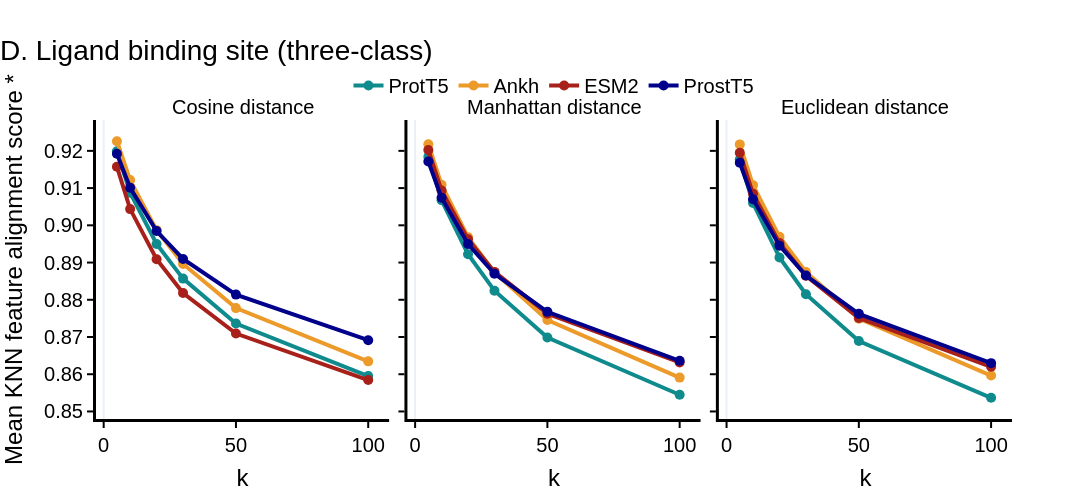

The notebook cell this image was saved under:
### Markdown cell above
### Reformat plot
Change layout to fit with other plots.

### Code cell
import sys, os
import pandas as pd
import plotly
import plotly.express as px

sys.path.append('/home/unix/vkrhk/EmmaEmb/EmmaEmb/analysis/figs')
import fig_utils

output_dir = '/home/unix/vkrhk/EmmaEmb/EmmaEmb/img/figs'
filename = f'{output_dir}/3a.csv'

if os.path.isfile(filename):
    df_for_fig_utils = pd.read_csv(filename)
else:   
    df_for_fig_utils = df[['k', 'Embedding Space', 'kNN score', 'metric']]
    df_for_fig_utils.rename(columns={"kNN score": "Fraction"}, inplace=True)
    df_for_fig_utils[df_for_fig_utils[['Embedding Space']] == 'ANKH'] = 'Ankh'
    df_for_fig_utils.to_csv('/home/unix/vkrhk/EmmaEmb/EmmaEmb/analysis/figs/tmp/3a.csv', index=False)

fig = fig_utils.plot_knn_alignment_lines_model(df_for_fig_utils, 
                                         facet_col='metric', 
                                         color_col='Embedding Space', 
                                         y_title="Mean KNN feature alignment score *",
                                         facet_aliases={'cosine': 'Cosine distance', 'euclidean': 'Euclidean distance', 'cityblock': 'Manhattan distance'},
                                         facet_order=['cosine', 'cityblock', 'euclidean'],
                                         title='D. Ligand binding site (three-class)'
                                         )

import time
_kaleido_warmed = False
def write_pdf(fig, path, width=600, height=600):
    global _kaleido_warmed
    if not _kaleido_warmed:
        dummy = px.scatter(x=[0], y=[0])
        output_dir = '/home/unix/vkrhk/EmmaEmb/EmmaEmb/analysis/figs'
        print("Warming up Kaleido...")
        dummy.write_image(output_dir + "_kaleido_warmup.pdf", format="pdf")
        print("Kaleido warmup complete.")
        time.sleep(2)
        _kaleido_warmed = True
    fig.write_image(path, format="pdf", width=width, height=height)
write_pdf(fig, f'{output_dir}/fig3,supplementary,no-center,imbalanced.pdf',
          width=1200, height=500)
fig.show()

### Figure 1 — Plotly figure (JSON) as saved in the notebook; plotly's stock layout.template omitted (floating-point values rounded to 4 significant figures)
{"data": [{"hovertemplate": "Embedding Space=ProtT5<br>metric=cosine<br>k=%{x}<br>Fraction=%{y}<extra></extra>", "legendgroup": "ProtT5", "line": {"color": "#0F8B8D", "dash": "solid", "width": 4}, "marker": {"size": 10, "symbol": "circle"}, "mode": "lines+markers", "name": "ProtT5", "orientation": "v", "showlegend": true, "type": "scatter", "x": [5, 10, 20, 30, 50, 100], "xaxis": "x", "y": [0.9199, 0.9088, 0.895, 0.8857, 0.8736, 0.8595], "yaxis": "y"}, {"hovertemplate": "Embedding Space=ProtT5<br>metric=cityblock<br>k=%{x}<br>Fraction=%{y}<extra></extra>", "legendgroup": "ProtT5", "line": {"color": "#0F8B8D", "dash": "solid", "width": 4}, "marker": {"size": 10, "symbol": "circle"}, "mode": "lines+markers", "name": "ProtT5", "orientation": "v", "showlegend": false, "type": "scatter", "x": [5, 10, 20, 30, 50, 100], "xaxis": "x2", "y": [0.9184, 0.9068, 0.8922, 0.8824, 0.8699, 0.8545], "yaxis": "y2"}, {"hovertemplate": "Embedding Space=ProtT5<br>metric=euclidean<br>k=%{x}<br>Fraction=%{y}<extra></extra>", "legendgroup": "ProtT5", "line": {"color": "#0F8B8D", "dash": "solid", "width": 4}, "marker": {"size": 10, "symbol": "circle"}, "mode": "lines+markers", "name": "ProtT5", "orientation": "v", "showlegend": false, "type": "scatter", "x": [5, 10, 20, 30, 50, 100], "xaxis": "x3", "y": [0.9177, 0.906, 0.8914, 0.8815, 0.8689, 0.8537], "yaxis": "y3"}, {"hovertemplate": "Embedding Space=Ankh<br>metric=cosine<br>k=%{x}<br>Fraction=%{y}<extra></extra>", "legendgroup": "Ankh", "line": {"color": "#EC9A29", "dash": "solid", "width": 4}, "marker": {"size": 10, "symbol": "circle"}, "mode": "lines+markers", "name": "Ankh", "orientation": "v", "showlegend": true, "type": "scatter", "x": [5, 10, 20, 30, 50, 100], "xaxis": "x", "y": [0.9226, 0.9121, 0.8987, 0.8896, 0.8778, 0.8635], "yaxis": "y"}, {"hovertemplate": "Embedding Space=Ankh<br>metric=cityblock<br>k=%{x}<br>Fraction=%{y}<extra></extra>", "legendgroup": "Ankh", "line": {"color": "#EC9A29", "dash": "solid", "width": 4}, "marker": {"size": 10, "symbol": "circle"}, "mode": "lines+markers", "name": "Ankh", "orientation": "v", "showlegend": false, "type": "scatter", "x": [5, 10, 20, 30, 50, 100], "xaxis": "x2", "y": [0.9218, 0.9109, 0.8968, 0.8873, 0.8745, 0.8591], "yaxis": "y2"}, {"hovertemplate": "Embedding Space=Ankh<br>metric=euclidean<br>k=%{x}<br>Fraction=%{y}<extra></extra>", "legendgroup": "Ankh", "line": {"color": "#EC9A29", "dash": "solid", "width": 4}, "marker": {"size": 10, "symbol": "circle"}, "mode": "lines+markers", "name": "Ankh", "orientation": "v", "showlegend": false, "type": "scatter", "x": [5, 10, 20, 30, 50, 100], "xaxis": "x3", "y": [0.9217, 0.9108, 0.8969, 0.8875, 0.8749, 0.8596], "yaxis": "y3"}, {"hovertemplate": "Embedding Space=ESM2<br>metric=cosine<br>k=%{x}<br>Fraction=%{y}<extra></extra>", "legendgroup": "ESM2", "line": {"color": "#A8201A", "dash": "solid", "width": 4}, "marker": {"size": 10, "symbol": "circle"}, "mode": "lines+markers", "name": "ESM2", "orientation": "v", "showlegend": true, "type": "scatter", "x": [5, 10, 20, 30, 50, 100], "xaxis": "x", "y": [0.9157, 0.9044, 0.8909, 0.8818, 0.8709, 0.8584], "yaxis": "y"}, {"hovertemplate": "Embedding Space=ESM2<br>metric=cityblock<br>k=%{x}<br>Fraction=%{y}<extra></extra>", "legendgroup": "ESM2", "line": {"color": "#A8201A", "dash": "solid", "width": 4}, "marker": {"size": 10, "symbol": "circle"}, "mode": "lines+markers", "name": "ESM2", "orientation": "v", "showlegend": false, "type": "scatter", "x": [5, 10, 20, 30, 50, 100], "xaxis": "x2", "y": [0.9202, 0.9093, 0.8963, 0.8875, 0.8763, 0.8632], "yaxis": "y2"}, {"hovertemplate": "Embedding Space=ESM2<br>metric=euclidean<br>k=%{x}<br>Fraction=%{y}<extra></extra>", "legendgroup": "ESM2", "line": {"color": "#A8201A", "dash": "solid", "width": 4}, "marker": {"size": 10, "symbol": "circle"}, "mode": "lines+markers", "name": "ESM2", "orientation": "v", "showlegend": false, "type": "scatter", "x": [5, 10, 20, 30, 50, 100], "xaxis": "x3", "y": [0.9195, 0.9085, 0.8953, 0.8864, 0.8751, 0.862], "yaxis": "y3"}, {"hovertemplate": "Embedding Space=ProstT5<br>metric=cosine<br>k=%{x}<br>Fraction=%{y}<extra></extra>", "legendgroup": "ProstT5", "line": {"color": "#00008B", "dash": "solid", "width": 4}, "marker": {"size": 10, "symbol": "circle"}, "mode": "lines+markers", "name": "ProstT5", "orientation": "v", "showlegend": true, "type": "scatter", "x": [5, 10, 20, 30, 50, 100], "xaxis": "x", "y": [0.9192, 0.9101, 0.8985, 0.891, 0.8814, 0.8691], "yaxis": "y"}, {"hovertemplate": "Embedding Space=ProstT5<br>metric=cityblock<br>k=%{x}<br>Fraction=%{y}<extra></extra>", "legendgroup": "ProstT5", "line": {"color": "#00008B", "dash": "solid", "width": 4}, "marker": {"size": 10, "symbol": "circle"}, "mode": "lines+markers", "name": "ProstT5", "orientation": "v", "showlegend": false, "type": "scatter", "x": [5, 10, 20, 30, 50, 100], "xaxis": "x2", "y": [0.9171, 0.9074, 0.895, 0.887, 0.8768, 0.8636], "yaxis": "y2"}, {"hovertemplate": "Embedding Space=ProstT5<br>metric=euclidean<br>k=%{x}<br>Fraction=%{y}<extra></extra>", "legendgroup": "ProstT5", "line": {"color": "#00008B", "dash": "solid", "width": 4}, "marker": {"size": 10, "symbol": "circle"}, "mode": "lines+markers", "name": "ProstT5", "orientation": "v", "showlegend": false, "type": "scatter", "x": [5, 10, 20, 30, 50, 100], "xaxis": "x3", "y": [0.9168, 0.907, 0.8945, 0.8865, 0.8762, 0.863], "yaxis": "y3"}], "layout": {"annotations": [{"font": {}, "showarrow": false, "text": "Cosine distance", "x": 0.16, "xanchor": "center", "xref": "paper", "y": 1, "yanchor": "bottom", "yref": "paper"}, {"font": {}, "showarrow": false, "text": "Manhattan distance", "x": 0.5, "xanchor": "center", "xref": "paper", "y": 1, "yanchor": "bottom", "yref": "paper"}, {"font": {}, "showarrow": false, "text": "Euclidean distance", "x": 0.84, "xanchor": "center", "xref": "paper", "y": 1, "yanchor": "bottom", "yref": "paper"}], "font": {"color": "black", "family": "Arial", "size": 20}, "height": 500, "legend": {"orientation": "h", "title": {"text": ""}, "tracegroupgap": 0, "x": 0.5, "xanchor": "center", "y": 1.05, "yanchor": "bottom"}, "margin": {"t": 120}, "title": {"text": "D. Ligand binding site (three-class)", "x": 0, "xanchor": "left"}, "width": 1200, "xaxis": {"anchor": "y", "domain": [0, 0.32], "linecolor": "black", "linewidth": 3, "showgrid": false, "tickcolor": "black", "tickformat": ".0f", "ticklen": 6, "ticks": "outside", "tickwidth": 2, "title": {"text": "k"}}, "xaxis2": {"anchor": "y2", "domain": [0.34, 0.66], "linecolor": "black", "linewidth": 3, "matches": "x", "showgrid": false, "tickcolor": "black", "tickformat": ".0f", "ticklen": 6, "ticks": "outside", "tickwidth": 2, "title": {"text": "k"}}, "xaxis3": {"anchor": "y3", "domain": [0.68, 1.0], "linecolor": "black", "linewidth": 3, "matches": "x", "showgrid": false, "tickcolor": "black", "tickformat": ".0f", "ticklen": 6, "ticks": "outside", "tickwidth": 2, "title": {"text": "k"}}, "yaxis": {"anchor": "x", "domain": [0, 1], "dtick": 0.01, "linecolor": "black", "linewidth": 3, "showgrid": false, "tickcolor": "black", "tickformat": ".2f", "ticklen": 6, "ticks": "outside", "tickwidth": 2, "title": {"text": "Mean KNN feature alignment score *"}}, "yaxis2": {"anchor": "x2", "domain": [0, 1], "dtick": 0.01, "linecolor": "black", "linewidth": 3, "matches": "y", "showgrid": false, "showticklabels": false, "tickcolor": "black", "tickformat": ".2f", "ticklen": 6, "ticks": "outside", "tickwidth": 2}, "yaxis3": {"anchor": "x3", "domain": [0, 1], "dtick": 0.01, "linecolor": "black", "linewidth": 3, "matches": "y", "showgrid": false, "showticklabels": false, "tickcolor": "black", "tickformat": ".2f", "ticklen": 6, "ticks": "outside", "tickwidth": 2}}}
